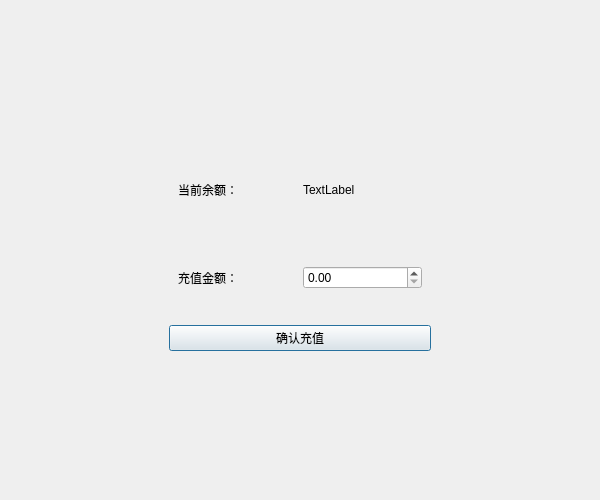
<?xml version="1.0" encoding="UTF-8"?>
<ui version="4.0">
 <class>recharge</class>
 <widget class="QDialog" name="recharge">
  <property name="geometry">
   <rect>
    <x>0</x>
    <y>0</y>
    <width>600</width>
    <height>500</height>
   </rect>
  </property>
  <property name="windowTitle">
   <string>余额充值</string>
  </property>
  <layout class="QHBoxLayout" name="horizontalLayout_3">
   <item>
    <widget class="QWidget" name="widget" native="true">
     <property name="maximumSize">
      <size>
       <width>280</width>
       <height>220</height>
      </size>
     </property>
     <layout class="QVBoxLayout" name="verticalLayout">
      <item>
       <widget class="QWidget" name="widget_2" native="true">
        <layout class="QHBoxLayout" name="horizontalLayout">
         <item>
          <widget class="QLabel" name="label">
           <property name="text">
            <string>当前余额：</string>
           </property>
          </widget>
         </item>
         <item>
          <widget class="QLabel" name="label_cur">
           <property name="text">
            <string>TextLabel</string>
           </property>
          </widget>
         </item>
        </layout>
       </widget>
      </item>
      <item>
       <widget class="QWidget" name="widget_3" native="true">
        <layout class="QHBoxLayout" name="horizontalLayout_2">
         <item>
          <widget class="QLabel" name="label_2">
           <property name="text">
            <string>充值金额：</string>
           </property>
          </widget>
         </item>
         <item>
          <widget class="QDoubleSpinBox" name="doubleSpinBox">
           <property name="maximum">
            <double>20000.000000000000000</double>
           </property>
          </widget>
         </item>
        </layout>
       </widget>
      </item>
      <item>
       <widget class="QPushButton" name="btn_sure">
        <property name="text">
         <string>确认充值</string>
        </property>
       </widget>
      </item>
     </layout>
    </widget>
   </item>
  </layout>
 </widget>
 <resources/>
 <connections/>
</ui>
